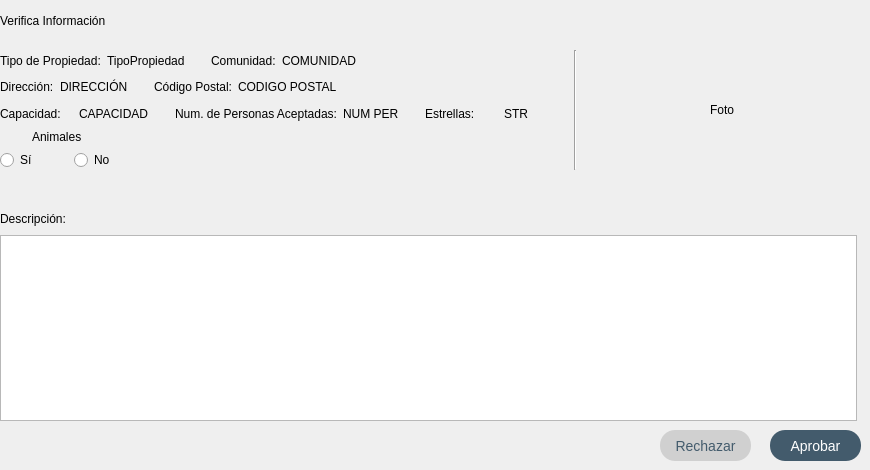
    <widget class="QWidget" name="VerificarInformacin">
     <widget class="QWidget" name="layoutWidget_6">
      <property name="geometry">
       <rect>
        <x>0</x>
        <y>50</y>
        <width>861</width>
        <height>371</height>
       </rect>
      </property>
      <layout class="QVBoxLayout" name="verticalLayout_15">
       <item>
        <layout class="QHBoxLayout" name="horizontalLayout_27">
         <item>
          <layout class="QVBoxLayout" name="verticalLayout_16">
           <item>
            <layout class="QHBoxLayout" name="horizontalLayout_28">
             <item>
              <layout class="QHBoxLayout" name="horizontalLayout_29">
               <item>
                <widget class="QLabel" name="label_12">
                 <property name="text">
                  <string>Tipo de Propiedad:</string>
                 </property>
                </widget>
               </item>
               <item>
                <widget class="QLabel" name="lblTipoPropiedad">
                 <property name="text">
                  <string>TipoPropiedad</string>
                 </property>
                </widget>
               </item>
              </layout>
             </item>
             <item>
              <spacer name="horizontalSpacer_32">
               <property name="orientation">
                <enum>Qt::Horizontal</enum>
               </property>
               <property name="sizeType">
                <enum>QSizePolicy::Fixed</enum>
               </property>
               <property name="sizeHint" stdset="0">
                <size>
                 <width>20</width>
                 <height>20</height>
                </size>
               </property>
              </spacer>
             </item>
             <item>
              <layout class="QHBoxLayout" name="horizontalLayout_30">
               <item>
                <widget class="QLabel" name="label_15">
                 <property name="text">
                  <string>Comunidad:</string>
                 </property>
                </widget>
               </item>
               <item>
                <widget class="QLabel" name="lblComunidad">
                 <property name="text">
                  <string>COMUNIDAD</string>
                 </property>
                </widget>
               </item>
              </layout>
             </item>
             <item>
              <spacer name="horizontalSpacer_33">
               <property name="orientation">
                <enum>Qt::Horizontal</enum>
               </property>
               <property name="sizeHint" stdset="0">
                <size>
                 <width>10</width>
                 <height>20</height>
                </size>
               </property>
              </spacer>
             </item>
            </layout>
           </item>
           <item>
            <layout class="QHBoxLayout" name="horizontalLayout_31">
             <item>
              <layout class="QHBoxLayout" name="horizontalLayout_32">
               <item>
                <widget class="QLabel" name="label_16">
                 <property name="text">
                  <string>Dirección:</string>
                 </property>
                </widget>
               </item>
               <item>
                <widget class="QLabel" name="lblDireccion">
                 <property name="text">
                  <string>DIRECCIÓN</string>
                 </property>
                </widget>
               </item>
              </layout>
             </item>
             <item>
              <spacer name="horizontalSpacer_34">
               <property name="orientation">
                <enum>Qt::Horizontal</enum>
               </property>
               <property name="sizeType">
                <enum>QSizePolicy::Fixed</enum>
               </property>
               <property name="sizeHint" stdset="0">
                <size>
                 <width>20</width>
                 <height>20</height>
                </size>
               </property>
              </spacer>
             </item>
             <item>
              <layout class="QHBoxLayout" name="horizontalLayout_33">
               <item>
                <widget class="QLabel" name="label_17">
                 <property name="minimumSize">
                  <size>
                   <width>0</width>
                   <height>0</height>
                  </size>
                 </property>
                 <property name="maximumSize">
                  <size>
                   <width>16777215</width>
                   <height>16777215</height>
                  </size>
                 </property>
                 <property name="text">
                  <string>Código Postal:</string>
                 </property>
                </widget>
               </item>
               <item>
                <widget class="QLabel" name="lblCP">
                 <property name="text">
                  <string>CODIGO POSTAL</string>
                 </property>
                </widget>
               </item>
              </layout>
             </item>
             <item>
              <spacer name="horizontalSpacer_35">
               <property name="orientation">
                <enum>Qt::Horizontal</enum>
               </property>
               <property name="sizeHint" stdset="0">
                <size>
                 <width>40</width>
                 <height>20</height>
                </size>
               </property>
              </spacer>
             </item>
            </layout>
           </item>
           <item>
            <layout class="QHBoxLayout" name="horizontalLayout_34">
             <item>
              <layout class="QHBoxLayout" name="horizontalLayout_35">
               <item alignment="Qt::AlignLeft">
                <widget class="QLabel" name="label_18">
                 <property name="minimumSize">
                  <size>
                   <width>73</width>
                   <height>0</height>
                  </size>
                 </property>
                 <property name="maximumSize">
                  <size>
                   <width>73</width>
                   <height>16777215</height>
                  </size>
                 </property>
                 <property name="text">
                  <string>Capacidad:</string>
                 </property>
                </widget>
               </item>
               <item>
                <widget class="QLabel" name="lblCapacidad">
                 <property name="text">
                  <string>CAPACIDAD</string>
                 </property>
                </widget>
               </item>
              </layout>
             </item>
             <item>
              <spacer name="horizontalSpacer_36">
               <property name="orientation">
                <enum>Qt::Horizontal</enum>
               </property>
               <property name="sizeType">
                <enum>QSizePolicy::Fixed</enum>
               </property>
               <property name="sizeHint" stdset="0">
                <size>
                 <width>20</width>
                 <height>20</height>
                </size>
               </property>
              </spacer>
             </item>
             <item>
              <layout class="QHBoxLayout" name="horizontalLayout_36">
               <item>
                <widget class="QLabel" name="label_19">
                 <property name="text">
                  <string>Num. de Personas Aceptadas:</string>
                 </property>
                </widget>
               </item>
               <item>
                <widget class="QLabel" name="lblNumPerAcc">
                 <property name="text">
                  <string>NUM PER</string>
                 </property>
                </widget>
               </item>
              </layout>
             </item>
             <item>
              <spacer name="horizontalSpacer_37">
               <property name="orientation">
                <enum>Qt::Horizontal</enum>
               </property>
               <property name="sizeType">
                <enum>QSizePolicy::Fixed</enum>
               </property>
               <property name="sizeHint" stdset="0">
                <size>
                 <width>20</width>
                 <height>20</height>
                </size>
               </property>
              </spacer>
             </item>
             <item>
              <layout class="QHBoxLayout" name="horizontalLayout_37">
               <item alignment="Qt::AlignLeft">
                <widget class="QLabel" name="label_20">
                 <property name="minimumSize">
                  <size>
                   <width>73</width>
                   <height>0</height>
                  </size>
                 </property>
                 <property name="maximumSize">
                  <size>
                   <width>73</width>
                   <height>16777215</height>
                  </size>
                 </property>
                 <property name="text">
                  <string>Estrellas:</string>
                 </property>
                </widget>
               </item>
               <item alignment="Qt::AlignHCenter">
                <widget class="QLabel" name="lblEstrellas">
                 <property name="text">
                  <string>STR</string>
                 </property>
                </widget>
               </item>
              </layout>
             </item>
             <item>
              <spacer name="horizontalSpacer_38">
               <property name="orientation">
                <enum>Qt::Horizontal</enum>
               </property>
               <property name="sizeHint" stdset="0">
                <size>
                 <width>40</width>
                 <height>20</height>
                </size>
               </property>
              </spacer>
             </item>
            </layout>
           </item>
           <item>
            <layout class="QHBoxLayout" name="horizontalLayout_38">
             <item>
              <layout class="QVBoxLayout" name="verticalLayout_17">
               <item alignment="Qt::AlignHCenter">
                <widget class="QLabel" name="label_21">
                 <property name="maximumSize">
                  <size>
                   <width>16777215</width>
                   <height>15</height>
                  </size>
                 </property>
                 <property name="text">
                  <string>Animales</string>
                 </property>
                </widget>
               </item>
               <item>
                <layout class="QHBoxLayout" name="horizontalLayout_39">
                 <item>
                  <widget class="QRadioButton" name="radioSi_2">
                   <property name="text">
                    <string>Sí</string>
                   </property>
                  </widget>
                 </item>
                 <item>
                  <spacer name="horizontalSpacer_39">
                   <property name="orientation">
                    <enum>Qt::Horizontal</enum>
                   </property>
                   <property name="sizeType">
                    <enum>QSizePolicy::Minimum</enum>
                   </property>
                   <property name="sizeHint" stdset="0">
                    <size>
                     <width>30</width>
                     <height>20</height>
                    </size>
                   </property>
                  </spacer>
                 </item>
                 <item>
                  <widget class="QRadioButton" name="radioNo_2">
                   <property name="text">
                    <string>No</string>
                   </property>
                  </widget>
                 </item>
                </layout>
               </item>
              </layout>
             </item>
             <item>
              <spacer name="horizontalSpacer_40">
               <property name="orientation">
                <enum>Qt::Horizontal</enum>
               </property>
               <property name="sizeHint" stdset="0">
                <size>
                 <width>40</width>
                 <height>20</height>
                </size>
               </property>
              </spacer>
             </item>
            </layout>
           </item>
          </layout>
         </item>
         <item>
          <widget class="Line" name="line_4">
           <property name="orientation">
            <enum>Qt::Vertical</enum>
           </property>
          </widget>
         </item>
         <item>
          <spacer name="horizontalSpacer_41">
           <property name="orientation">
            <enum>Qt::Horizontal</enum>
           </property>
           <property name="sizeHint" stdset="0">
            <size>
             <width>40</width>
             <height>20</height>
            </size>
           </property>
          </spacer>
         </item>
         <item>
          <layout class="QVBoxLayout" name="verticalLayout_18">
           <item alignment="Qt::AlignHCenter">
            <widget class="QLabel" name="lblFoto_2">
             <property name="minimumSize">
              <size>
               <width>120</width>
               <height>120</height>
              </size>
             </property>
             <property name="maximumSize">
              <size>
               <width>120</width>
               <height>120</height>
              </size>
             </property>
             <property name="text">
              <string>Foto</string>
             </property>
             <property name="scaledContents">
              <bool>true</bool>
             </property>
             <property name="alignment">
              <set>Qt::AlignCenter</set>
             </property>
            </widget>
           </item>
          </layout>
         </item>
         <item>
          <spacer name="horizontalSpacer_42">
           <property name="orientation">
            <enum>Qt::Horizontal</enum>
           </property>
           <property name="sizeHint" stdset="0">
            <size>
             <width>40</width>
             <height>20</height>
            </size>
           </property>
          </spacer>
         </item>
        </layout>
       </item>
       <item>
        <spacer name="verticalSpacer_20">
         <property name="orientation">
          <enum>Qt::Vertical</enum>
         </property>
         <property name="sizeHint" stdset="0">
          <size>
           <width>20</width>
           <height>40</height>
          </size>
         </property>
        </spacer>
       </item>
       <item>
        <layout class="QVBoxLayout" name="verticalLayout_19">
         <item>
          <layout class="QHBoxLayout" name="horizontalLayout_40">
           <item>
            <widget class="QLabel" name="label_22">
             <property name="text">
              <string>Descripción:</string>
             </property>
            </widget>
           </item>
           <item>
            <spacer name="horizontalSpacer_43">
             <property name="orientation">
              <enum>Qt::Horizontal</enum>
             </property>
             <property name="sizeHint" stdset="0">
              <size>
               <width>40</width>
               <height>20</height>
              </size>
             </property>
            </spacer>
           </item>
          </layout>
         </item>
         <item>
          <widget class="QTextBrowser" name="textBrowser_2">
           <property name="minimumSize">
            <size>
             <width>857</width>
             <height>0</height>
            </size>
           </property>
           <property name="maximumSize">
            <size>
             <width>857</width>
             <height>16777215</height>
            </size>
           </property>
          </widget>
         </item>
        </layout>
       </item>
      </layout>
     </widget>
     <widget class="QLabel" name="label_23">
      <property name="geometry">
       <rect>
        <x>0</x>
        <y>10</y>
        <width>241</width>
        <height>21</height>
       </rect>
      </property>
      <property name="styleSheet">
       <string notr="true">font: 20pt &quot;MS Shell Dlg 2&quot;;</string>
      </property>
      <property name="text">
       <string>Verifica Información</string>
      </property>
     </widget>
     <widget class="QPushButton" name="btnAprobar">
      <property name="geometry">
       <rect>
        <x>770</x>
        <y>430</y>
        <width>91</width>
        <height>31</height>
       </rect>
      </property>
      <property name="styleSheet">
       <string notr="true">background-color: #435B6C;
  border: 0;
  border-radius: 15px;
  height: 35px;
  max-width: 280px;
color: white;
font-size:14px;
</string>
      </property>
      <property name="text">
       <string>Aprobar</string>
      </property>
     </widget>
     <widget class="QPushButton" name="btnRechazar">
      <property name="geometry">
       <rect>
        <x>660</x>
        <y>430</y>
        <width>91</width>
        <height>31</height>
       </rect>
      </property>
      <property name="styleSheet">
       <string notr="true">background-color: rgb(208, 208, 208);
  border: 0;
  border-radius: 15px;
  height: 35px;
  max-width: 280px;
color:#435B6C ;
font-size:14px;
</string>
      </property>
      <property name="text">
       <string>Rechazar</string>
      </property>
     </widget>
    </widget>
